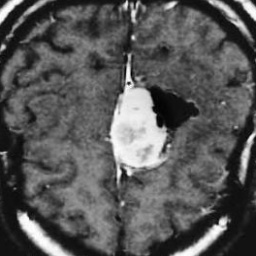
#> input picture Projeto4/Tumor (194).jpg, 256 x 256 px
$ jupyter execute Projeto4.ipynb
#> lines starting #> are read from the running program, lines starting #| are printed output that depends on the picture; after the words box and inside, x2 and y2 are one past the last pixel; in counts of white or black regions, pixels touching at a corner belong together
Importando as Bibliotecas que serão utilizadas no Projeto 4

[cell 1]
import numpy as np
import matplotlib.pyplot as plt
import cv2

Carregando a imagem

[cell 2]
imagem_tumor = cv2.imread('Tumor (194).jpg', cv2.IMREAD_GRAYSCALE)
#> imagem_tumor is the input picture: shape (256, 256); min 0, max 255, mean 88.1
plt.imshow(imagem_tumor, cmap = 'gray')
plt.axis('off')

Suavizar a imagem com a técnica da mediana

[cell 3]
imagem_suavizada = cv2.medianBlur(imagem_tumor, 5)
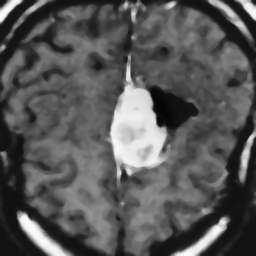
#> imagem_suavizada: shape (256, 256); min 4, max 251, mean 87.7
plt.imshow(imagem_suavizada, cmap='gray')
plt.title('Imagem com Redução de Ruído')
plt.axis('off')
plt.show()

Manipulando bordas da imagem com tratamento da Mediana

[cell 4]
_, imagem_binaria = cv2.threshold(imagem_suavizada, 180, 255, cv2.THRESH_BINARY)
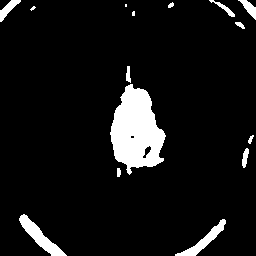
#> imagem_binaria: shape (256, 256); 7.7% white; 15 white regions (3 under 20 px)
plt.imshow(imagem_binaria, cmap='gray')
plt.title('Imagem Binarizada (Otsu)')
plt.axis('off')
plt.show()

Contornar a parte do tumor na imagem binarizada

[cell 5]
contornos, _ = cv2.findContours(imagem_binaria, cv2.RETR_EXTERNAL, cv2.CHAIN_APPROX_SIMPLE)
#> contornos = 15 contours, 5 with area under 20; largest, box (x1, y1, x2, y2) and area: (110, 84, 166, 175) 3160, (19, 214, 67, 256) 548, (175, 219, 226, 256) 392, (0, 0, 21, 22) 151, (238, 0, 256, 20) 126

maior_contorno = max(contornos, key=cv2.contourArea)
#> maior_contorno = contour of 132 points, box (x1, y1, x2, y2) (110, 84, 166, 175), area 3160

mascara_tumor = np.zeros_like(imagem_binaria)
cv2.drawContours(mascara_tumor, [maior_contorno], -1, 255, thickness=cv2.FILLED)
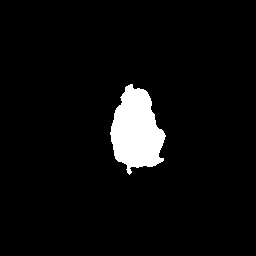
#> mascara_tumor: shape (256, 256); 5% white; 1 white region, box (x1, y1, x2, y2) and area: (110, 84, 166, 175) 3277

plt.imshow(mascara_tumor, cmap='gray')
plt.title('Máscara do Tumor')
plt.axis('off')
plt.show()

Aplicar a parte da máscara do Tumor em cima da imagem original

[cell 6]
tumor_segmentado = cv2.bitwise_and(imagem_tumor, imagem_tumor, mask=mascara_tumor)
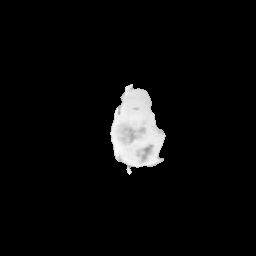
#> tumor_segmentado: shape (256, 256); min 0, max 253, mean 11

plt.imshow(tumor_segmentado, cmap='gray')
plt.title('Tumor Segmentado na Imagem Original')
plt.axis('off')
plt.show()

Todas as imagens

[cell 7]
plt.figure(figsize=(20,8))
plt.subplot(1,3,1)
plt.imshow(imagem_tumor, cmap='gray')
plt.title('Imagem do Tumor Original')
plt.axis('off')
plt.subplot(1,3,2)
plt.title('Máscara do Tumor')
plt.imshow(mascara_tumor, cmap='gray')
plt.axis('off')
plt.subplot(1,3,3)
plt.title('Tumor Segmentado na Imagem Original')
plt.imshow(tumor_segmentado, cmap='gray')
plt.axis('off')
